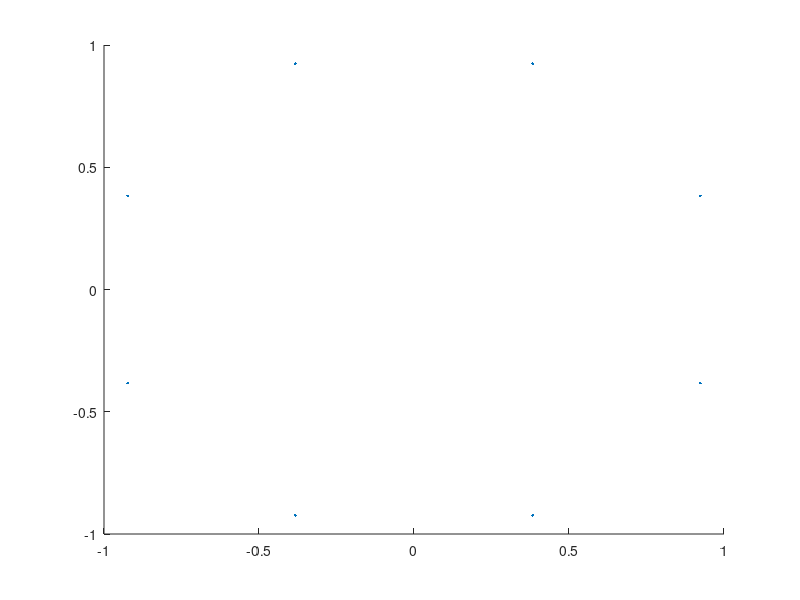
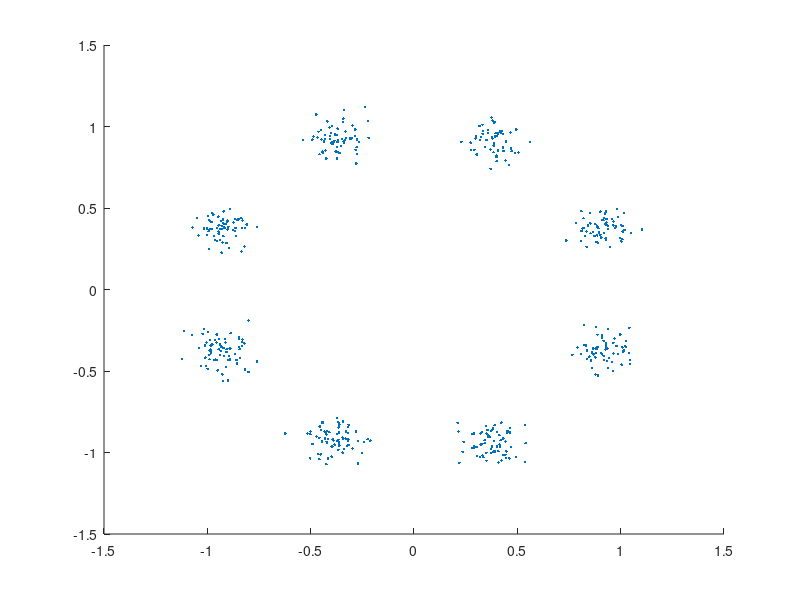
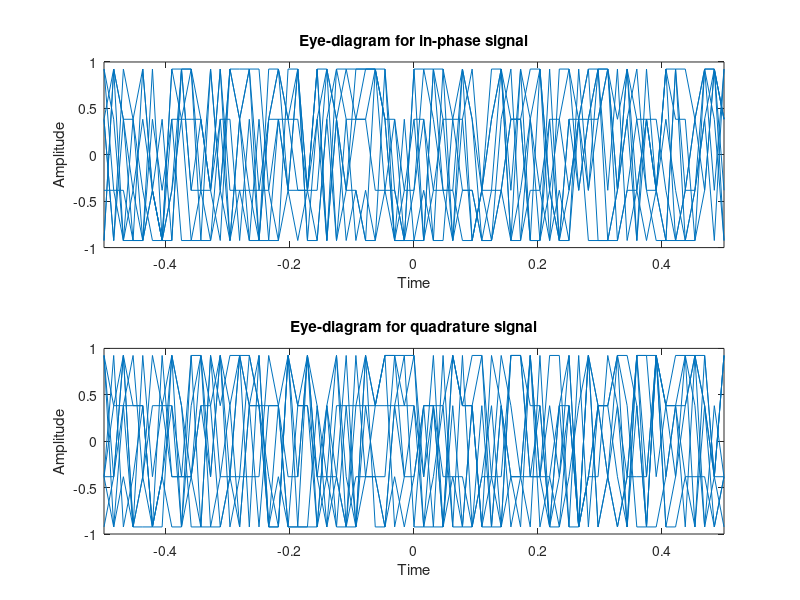

MATLAB code to generate these figures, in order:
close all;
clear all;

figure_properties = {'units', 'centimeters', 'position', [12, 10, 30, 10], ...
    'DefaultAxesPosition', [0.08, 0.17, 0.88, 0.8]};
lw = 1.8;
fs = 16;

N = 512;

M = 8;

x = randi([0 M-1], N, 1);

% figure(figure_properties{:})
% hold on
% plot(x, '.');

y_pskmod = pskmod(x, M, pi/M);
y_pskmod_n = awgn(y_pskmod, 20); 

figure
scatter(real(y_pskmod), imag(y_pskmod), '.');

figure
scatter(real(y_pskmod_n), imag(y_pskmod_n), '.');

figure
eyediagram(y_pskmod, N/M)